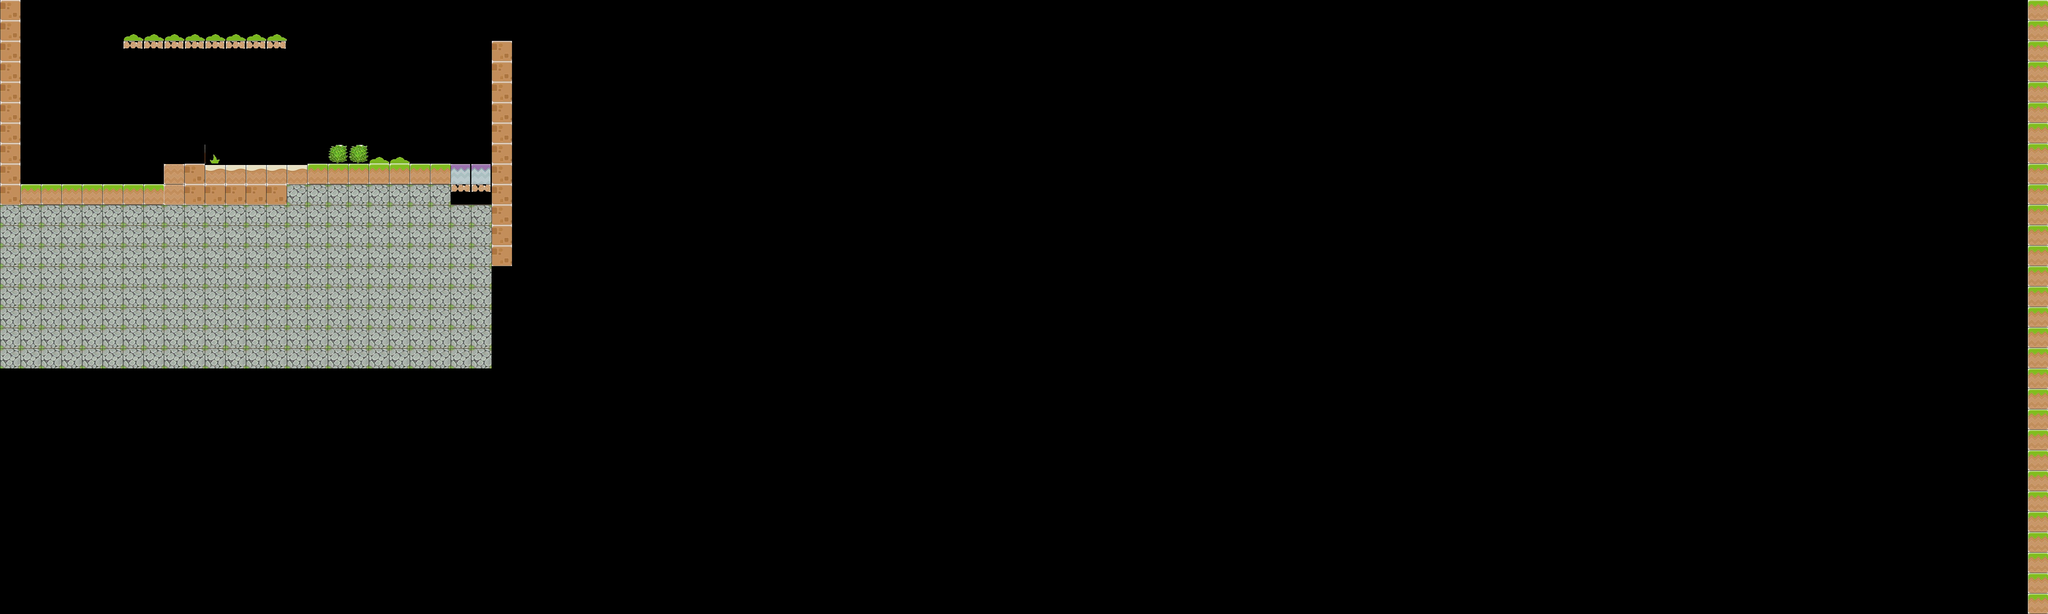

Rendered tile map (Tiled .tmx) drawn with the repository's tilesets; below, a short description and the map source with its tile grids summarised:
An orthogonal 100x30 tile map with 64x64 px tiles, 1 tile layer (layer).

<map version="1.0" orientation="orthogonal" width="100" height="30" tilewidth="64" tileheight="64">
 <tileset firstgid="1" name="tiled" tilewidth="64" tileheight="64">
  <image source="tiled.png" width="640" height="200" />
 </tileset>
 <layer name="layer" width="100" height="30">
  <data>[3000 cells, 303 non-empty, 10 distinct tile ids]</data>
 </layer>
</map>